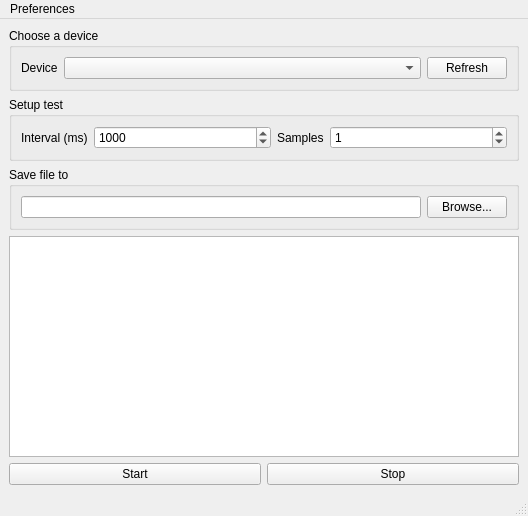
<?xml version="1.0" encoding="UTF-8"?>
<ui version="4.0">
 <class>MainWindow</class>
 <widget class="QMainWindow" name="MainWindow">
  <property name="geometry">
   <rect>
    <x>0</x>
    <y>0</y>
    <width>528</width>
    <height>516</height>
   </rect>
  </property>
  <property name="windowTitle">
   <string>MainWindow</string>
  </property>
  <widget class="QWidget" name="centralwidget">
   <layout class="QVBoxLayout" name="verticalLayout">
    <item>
     <widget class="QGroupBox" name="groupBox">
      <property name="title">
       <string>Choose a device</string>
      </property>
      <layout class="QHBoxLayout" name="horizontalLayout_2">
       <item>
        <widget class="QLabel" name="label">
         <property name="text">
          <string>Device</string>
         </property>
        </widget>
       </item>
       <item>
        <widget class="QComboBox" name="searchDeviceBox">
         <property name="sizePolicy">
          <sizepolicy hsizetype="Expanding" vsizetype="Fixed">
           <horstretch>0</horstretch>
           <verstretch>0</verstretch>
          </sizepolicy>
         </property>
        </widget>
       </item>
       <item>
        <widget class="QPushButton" name="refreshBtn">
         <property name="text">
          <string>Refresh</string>
         </property>
        </widget>
       </item>
      </layout>
     </widget>
    </item>
    <item>
     <widget class="QGroupBox" name="groupBox_2">
      <property name="title">
       <string>Setup test</string>
      </property>
      <layout class="QHBoxLayout" name="horizontalLayout_4">
       <item>
        <widget class="QLabel" name="label_4">
         <property name="text">
          <string>Interval (ms)</string>
         </property>
        </widget>
       </item>
       <item>
        <widget class="QSpinBox" name="delayTime">
         <property name="sizePolicy">
          <sizepolicy hsizetype="Expanding" vsizetype="Fixed">
           <horstretch>0</horstretch>
           <verstretch>0</verstretch>
          </sizepolicy>
         </property>
         <property name="maximum">
          <number>10000</number>
         </property>
         <property name="value">
          <number>1000</number>
         </property>
        </widget>
       </item>
       <item>
        <widget class="QLabel" name="label_3">
         <property name="text">
          <string>Samples</string>
         </property>
        </widget>
       </item>
       <item>
        <widget class="QSpinBox" name="sampleNumberBox">
         <property name="sizePolicy">
          <sizepolicy hsizetype="Expanding" vsizetype="Fixed">
           <horstretch>0</horstretch>
           <verstretch>0</verstretch>
          </sizepolicy>
         </property>
         <property name="maximum">
          <number>50</number>
         </property>
         <property name="value">
          <number>1</number>
         </property>
        </widget>
       </item>
      </layout>
     </widget>
    </item>
    <item>
     <widget class="QGroupBox" name="groupBox_3">
      <property name="title">
       <string>Save file to</string>
      </property>
      <layout class="QHBoxLayout" name="horizontalLayout_3">
       <item>
        <widget class="QLineEdit" name="selectedPathOutput"/>
       </item>
       <item>
        <widget class="QPushButton" name="browseFilesBtn">
         <property name="text">
          <string>Browse...</string>
         </property>
        </widget>
       </item>
      </layout>
     </widget>
    </item>
    <item>
     <widget class="QTextEdit" name="terminalOutput"/>
    </item>
    <item>
     <layout class="QHBoxLayout" name="horizontalLayout">
      <item>
       <widget class="QPushButton" name="startTestBtn">
        <property name="sizePolicy">
         <sizepolicy hsizetype="Expanding" vsizetype="Fixed">
          <horstretch>0</horstretch>
          <verstretch>0</verstretch>
         </sizepolicy>
        </property>
        <property name="text">
         <string>Start</string>
        </property>
       </widget>
      </item>
      <item>
       <widget class="QPushButton" name="stopTestBtn">
        <property name="sizePolicy">
         <sizepolicy hsizetype="Expanding" vsizetype="Fixed">
          <horstretch>0</horstretch>
          <verstretch>0</verstretch>
         </sizepolicy>
        </property>
        <property name="text">
         <string>Stop</string>
        </property>
       </widget>
      </item>
     </layout>
    </item>
   </layout>
  </widget>
  <widget class="QMenuBar" name="menubar">
   <property name="geometry">
    <rect>
     <x>0</x>
     <y>0</y>
     <width>528</width>
     <height>22</height>
    </rect>
   </property>
   <widget class="QMenu" name="menuPreferences">
    <property name="title">
     <string>Preferences</string>
    </property>
    <addaction name="action_setup"/>
    <addaction name="actionTerminal_text"/>
   </widget>
   <addaction name="menuPreferences"/>
  </widget>
  <widget class="QStatusBar" name="statusbar"/>
  <action name="action_setup">
   <property name="text">
    <string>Setup</string>
   </property>
  </action>
  <action name="actionTerminal_text">
   <property name="text">
    <string>Terminal text</string>
   </property>
  </action>
 </widget>
 <resources/>
 <connections/>
</ui>
